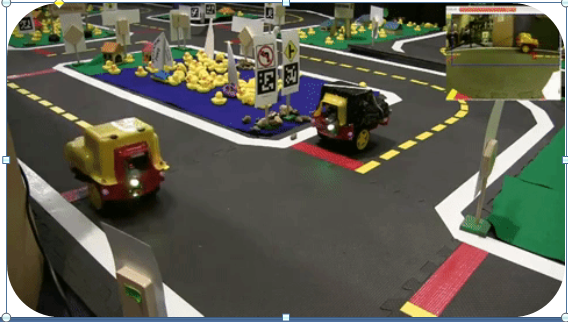
%> input picture images/1.PNG, 568 x 322 px, given in place of 1.jpg, which was not available
$ octave Hough_Transform_test.m   (GNU Octave 9; MATLAB toolbox functions it lacks are replaced by stand-ins)
%> lines starting %> are read from the running program, lines starting %| are printed output that depends on the picture; pictures that were not available may be replaced by others from this repository, and a replacement may not be noted
I = imread('1.jpg');
%> I is the input picture: size 322x568x3 uint8; mean R, G, B 95.8, 95.2, 82.5
Gray = rgb2gray(I);
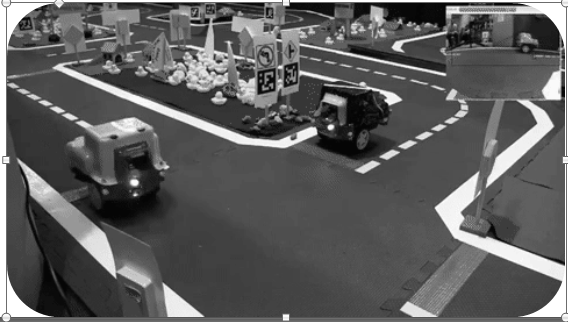
%> Gray: size 322x568 uint8; min 5, max 255, mean 94
imshow(Gray);
BW = edge(Gray, 'canny');
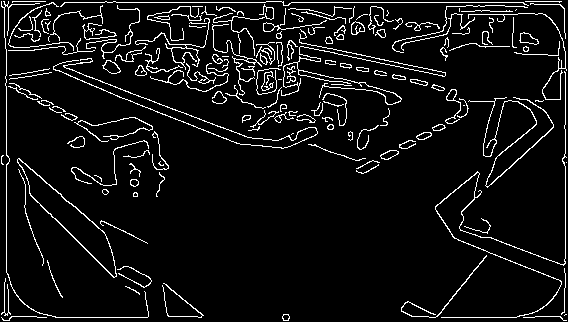
%> BW: size 322x568 logical; 6.9% white in thin lines or dots
imshow(BW);
[H,theta,rho] = hough(BW);
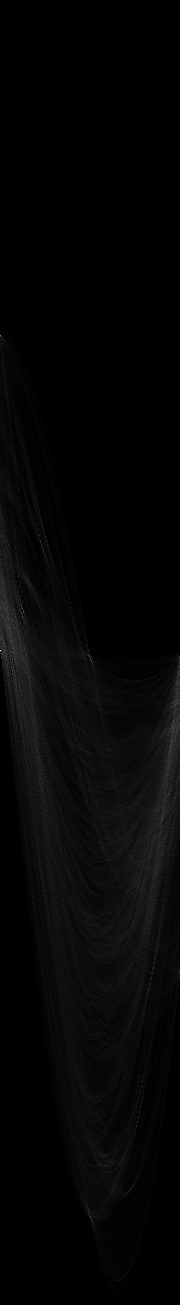
%> H: size 1305x180 double; min 0, max 440, mean 9.7; drawn with min black and max white
%> theta = 180 values from -90 to 89; rho = 1305 values from -652 to 652
figure
imshow(imadjust(rescale(H)),[],...
       'XData',theta,...
       'YData',rho,...
       'InitialMagnification','fit');
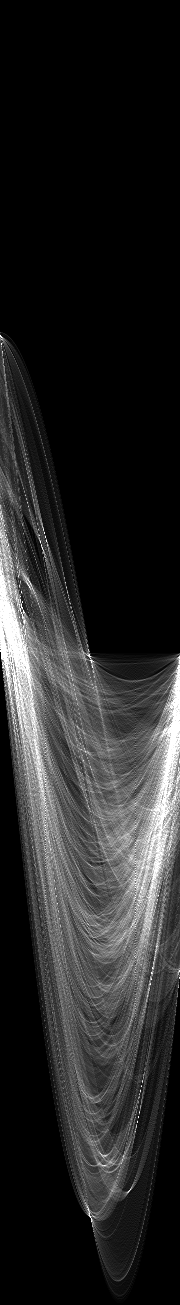
%> displayed picture: size 1305x180, on the screen's scale of 0 to 255; min 0, max 255, mean 38.3
xlabel('\theta (degrees)')
ylabel('\rho')
axis on
axis normal
hold on

HP = houghpeaks(H,5,'threshold',ceil(0.3*max(H(:))));
%> HP = [651 1; 1218 91; 659 91; 336 1; 671 13]
x = theta(HP(:,2));
%> x = [-90 0 0 -90 -78]
y = rho(HP(:,1));
%> y = [-2 565 6 -317 18]
plot(x,y,'s','color','cyan');
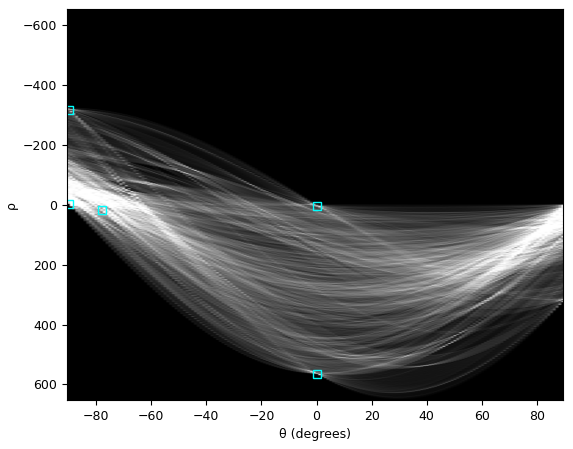
%> figure redrawn from the program's plot data

lines = houghlines(BW,theta,rho,HP,'FillGap',5,'MinLength',7);
%> lines = 14 lines; longest, point1 to point2 (x, y): (292, 3) to (524, 3), (65, 3) to (266, 3), (302, 47) to (445, 77), (7, 165) to (7, 273), (7, 50) to (7, 156), (566, 52) to (566, 157)

figure, imshow(Gray), hold on
max_len = 0;
for k = 1:length(lines)
   xy = [lines(k).point1; lines(k).point2];
   plot(xy(:,1),xy(:,2),'LineWidth',2,'Color','green');

   % Plot beginnings and ends of lines
   plot(xy(1,1),xy(1,2),'x','LineWidth',2,'Color','yellow');
   plot(xy(2,1),xy(2,2),'x','LineWidth',2,'Color','red');

   % Determine the endpoints of the longest line segment
   len = norm(lines(k).point1 - lines(k).point2);
   if ( len > max_len)
      max_len = len;
      xy_long = xy;
   end
end
%> this loop made 14 passes
%> (len, max_len, xy_long) on passes 1 to 3: (11, 11, [2 3; 13 3]), (201, 201, [65 3; 266 3]), (232, 232, [292 3; 524 3])
%> (xy, len) on passes 4 to 9: ([566 52; 566 157], 105), ([566 167; 566 264], 97), ([566 274; 566 288], 14), ([7 50; 7 156], 106), ([7 165; 7 273], 108), ([38 318; 47 318], 9)
% highlight the longest line segment
plot(xy_long(:,1),xy_long(:,2),'LineWidth',2,'Color','red');
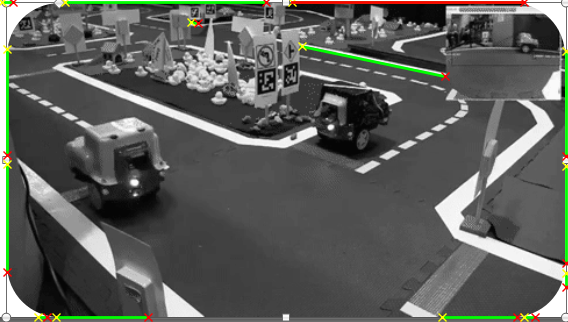
%> figure redrawn from the program's plot data

$ run again, with images/2.PNG copied over images/1.PNG
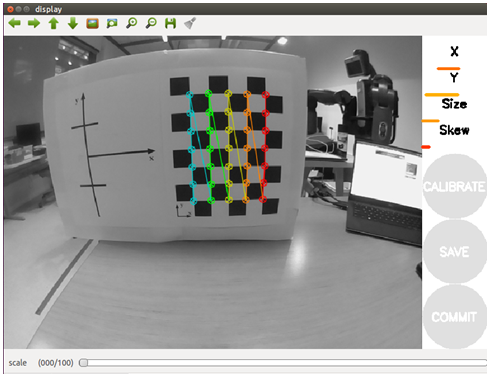
%> input picture images/2.PNG, 494 x 374 px, given in place of 1.jpg, which was not available
%> I is the input picture: size 374x494x3 uint8; mean R, G, B 156.3, 156.3, 154.5
%> `BW = edge(Gray, 'canny');`:
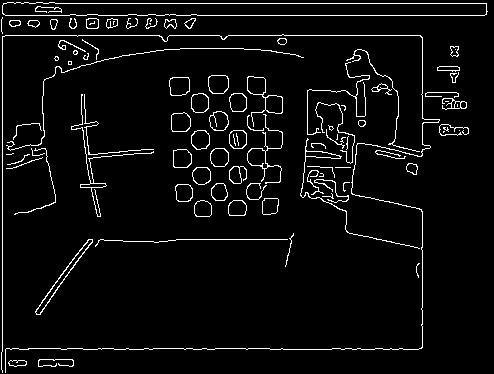
%> BW: size 374x494 logical; 4.7% white in thin lines or dots
%> theta = 180 values from -90 to 89; rho = 1239 values from -619 to 619
%> HP = [617 1; 585 1; 622 91; 1042 91; 272 1]
%> x = [-90 -90 0 0 -90]
%> y = [-3 -35 2 422 -348]
%> lines = 16 lines; longest, point1 to point2 (x, y): (56, 4) to (487, 4), (3, 33) to (3, 352), (229, 36) to (421, 36), (6, 36) to (160, 36), (423, 212) to (423, 348), (423, 38) to (423, 156)
%> the loop `for k = 1:length(lines)` made 16 passes
%> (len, max_len, xy_long) on pass 1: (431, 431, [56 4; 487 4])
%> `plot(xy_long(:,1),xy_long(:,2),'LineWidth',2,'Color','red');`:
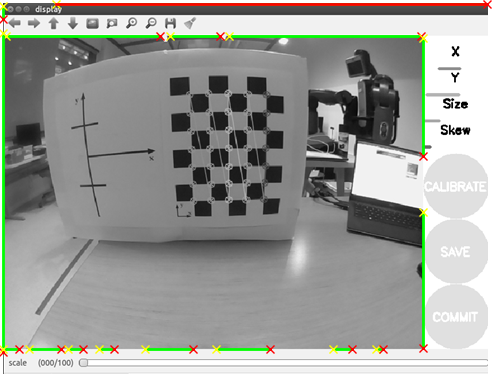
%> figure redrawn from the program's plot data

$ run again, with images/Capture.PNG copied over images/1.PNG
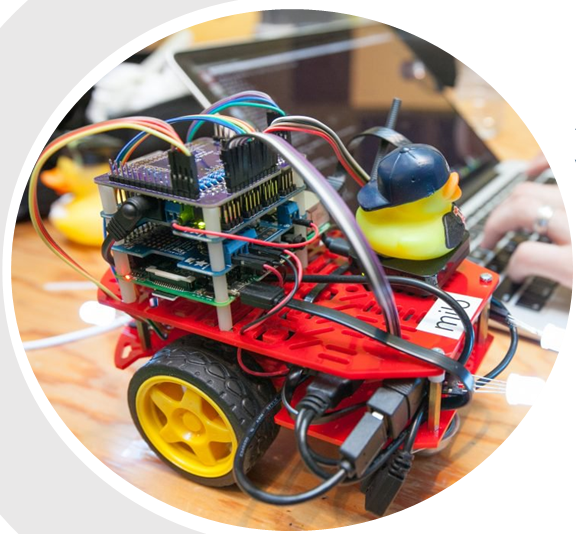
%> input picture images/Capture.PNG, 576 x 534 px, given in place of 1.jpg, which was not available
%> I is the input picture: size 534x576x3 uint8; mean R, G, B 173, 149.1, 136
%> `BW = edge(Gray, 'canny');`:
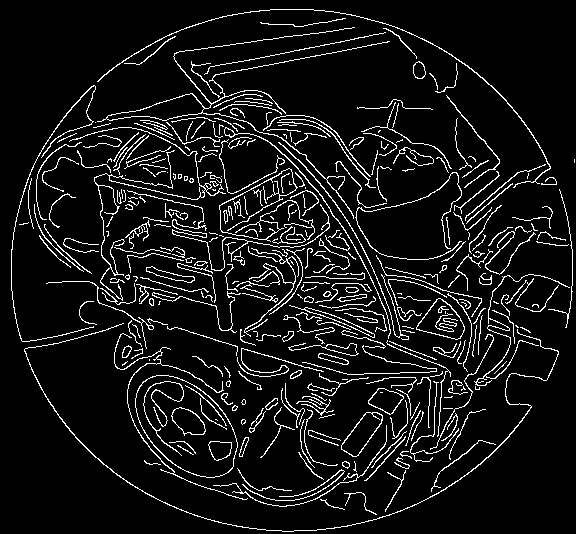
%> BW: size 534x576 logical; 8.2% white in thin lines or dots
%> theta = 180 values from -90 to 89; rho = 1571 values from -785 to 785
%> HP = [877 46; 862 173; 884 52; 957 83; 612 23]
%> x = [-45 82 -39 -8 -68]
%> y = [91 76 98 171 -174]
%> lines = 23 lines; longest, point1 to point2 (x, y): (388, 345) to (447, 369), (175, 60) to (214, 108), (271, 143) to (309, 181), (196, 157) to (201, 197), (221, 93) to (245, 117), (203, 209) to (207, 238)
%> the loop `for k = 1:length(lines)` made 23 passes
%> (len, max_len, xy_long) on passes 1, 2, 9, 23: (33.94, 33.94, [221 93; 245 117]), (53.74, 53.74, [271 143; 309 181]), (61.85, 61.85, [175 60; 214 108]), (63.69, 63.69, [388 345; 447 369])
%> `plot(xy_long(:,1),xy_long(:,2),'LineWidth',2,'Color','red');`:
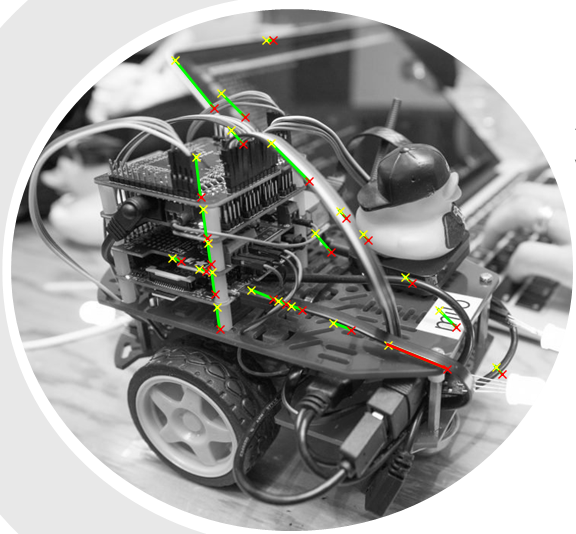
%> figure redrawn from the program's plot data
